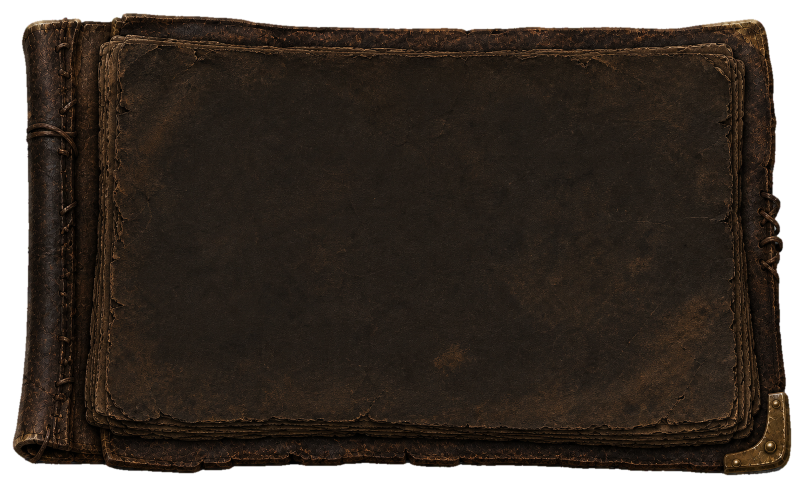
#> input picture assets/source/chat/frame-full-v1/ChatBookFrame_Full_V1_r1.png, 1608 x 978 px (shown at 1/2 size)
$ python build_chat_full_frame_v1_runtime.py
#> lines starting #> are read from the running program, lines starting #| are printed output that depends on the picture
#!/usr/bin/env python3
"""Export the accepted CHAT.FRAME.FULL.V1 source for Turtle WoW.

The accepted 1608x978 RGBA source is immutable.  This tool only validates its
identity, proportionally resamples the whole frame into the established V3
nine-slice atlas geometry, writes a power-of-two TGA, and records the exact
crop/UV/runtime contract.  It never redraws or mixes pixels from another frame.
"""

from __future__ import annotations

import argparse
import hashlib
import json
from pathlib import Path
from typing import Any

from PIL import Image


ROOT = Path(__file__).resolve().parents[1]
SOURCE = (
    ROOT
    / "assets"
    / "source"
    / "chat"
    / "frame-full-v1"
    / "ChatBookFrame_Full_V1_r1.png"
)
RUNTIME = (
    ROOT
    / "addon"
    / "AzerothExpeditionUI"
    / "Media"
    / "Chat"
    / "ChatBookFrameFullV1.tga"
)
RUNTIME_MANIFEST = (
    ROOT
    / "assets"
    / "source"
    / "chat"
    / "frame-full-v1"
    / "ChatBookFrame_Full_V1_RuntimeManifest_v1.json"
)
ARTIFACT_DIR = (
    ROOT
    / "generated"
    / "chat"
    / "core"
    / "CHAT.FRAME.FULL.V1"
    / "runtime-v1"
)

SOURCE_SHA256 = (
    "a97d9c5fa055a119cd5ea7809bdaa51460cddb9674355efcec35f98f6cd2c673"
)
SOURCE_SIZE = (1608, 978)
SOURCE_VISIBLE_BBOX = (24, 25, 1584, 952)
ATLAS_SIZE = (1024, 1024)
ATLAS_CONTENT_SIZE = (1024, 623)
SOURCE_NINE_SLICE_CUTS = (215, 100, 1485, 860)
ATLAS_NINE_SLICE_CUTS = {
    "left": 137,
    "top": 64,
    "right": 946,
    "bottom": 548,
    "content_bottom": 623,
}
RUNTIME_CAPS = {"left": 30, "right": 30, "top": 28, "bottom": 28}
CONTENT_SAFE_INSETS = {"left": 30, "right": 30, "top": 32, "bottom": 40}
SUPPORTED_FRAME_SIZES = ((440, 320), (540, 420))
PAPER_CONTRAST_PROXY_RGB = (48, 36, 27)
INLINE_CONTRAST_TARGET = 4.8
LOW_ALPHA_RINGING_LIMIT = 16
RESAMPLE = Image.Resampling.LANCZOS

# This palette is the user-confirmed dark-paper direction.  The saturated
# colors are unglowed Vanilla display colors, not baked pixels.
TEXT_PALETTE_RGB = {
    "say": (201, 185, 144),
    "channel": (255, 192, 192),
    "system": (255, 255, 0),
    "guild": (64, 255, 64),
    "party": (170, 170, 255),
    "raid": (255, 127, 0),
    "whisper": (255, 128, 255),
    "danger": (255, 86, 86),
    "emote": (255, 127, 63),
}


def sha256(path: Path) -> str:
    digest = hashlib.sha256()
    with path.open("rb") as handle:
        for chunk in iter(lambda: handle.read(1024 * 1024), b""):
            digest.update(chunk)
    return digest.hexdigest()


def display_path(path: Path) -> str:
    resolved = path.resolve()
    try:
        return resolved.relative_to(ROOT).as_posix()
    except ValueError:
        return str(resolved)


def alpha_evidence(image: Image.Image) -> dict[str, Any]:
    alpha = image.getchannel("A")
    histogram = alpha.histogram()
    bbox = alpha.getbbox()
    exact_green = 0
    dominant_green = 0
    pixels = (
        image.get_flattened_data()
        if hasattr(image, "get_flattened_data")
        else image.getdata()
    )
    for red, green, blue, pixel_alpha in pixels:
        if pixel_alpha == 0:
            continue
        if red <= 4 and green >= 251 and blue <= 4:
            exact_green += 1
        if green >= 128 and green >= red + 32 and green >= blue + 32:
            dominant_green += 1
    return {
        "visible_bbox_exclusive": list(bbox) if bbox else None,
        "transparent_pixels": histogram[0],
        "partially_transparent_pixels": sum(histogram[1:255]),
        "opaque_pixels": histogram[255],
        "pure_green_visible_pixels": exact_green,
        "visible_green_spill_pixels": dominant_green,
    }


def validate_source(path: Path, image: Image.Image) -> None:
    if sha256(path) != SOURCE_SHA256:
        raise ValueError("frame source SHA-256 does not match the accepted P4 source")
    if image.size != SOURCE_SIZE or image.mode != "RGBA":
        raise ValueError(
            f"frame source must be {SOURCE_SIZE} RGBA, got {image.size} {image.mode}"
        )
    bbox = image.getchannel("A").getbbox()
    if bbox != SOURCE_VISIBLE_BBOX:
        raise ValueError(
            f"frame source visible bbox must be {SOURCE_VISIBLE_BBOX}, got {bbox}"
        )
    minimum, maximum = image.getchannel("A").getextrema()
    if (minimum, maximum) != (0, 255):
        raise ValueError("frame source must contain transparent and opaque pixels")


def clear_low_alpha_green_ringing(image: Image.Image) -> dict[str, int]:
    """Remove only impossible green Lanczos ringing from the soft outline.

    The accepted source has no visible dominant-green pixels.  Straight-alpha
    Lanczos can nevertheless create clipped green RGB values at very low
    Alpha.  Clearing RGB for those pixels preserves Alpha and every authored
    visible pixel while preventing a colored fringe in the serialized TGA.
    """

    pixels = image.load()
    cleared = 0
    highest_alpha = 0
    for y in range(image.height):
        for x in range(image.width):
            red, green, blue, alpha = pixels[x, y]
            if (
                0 < alpha <= LOW_ALPHA_RINGING_LIMIT
                and green >= 128
                and green >= red + 32
                and green >= blue + 32
            ):
                pixels[x, y] = (0, 0, 0, alpha)
                cleared += 1
                highest_alpha = max(highest_alpha, alpha)
    return {
        "cleared_pixel_count": cleared,
        "highest_affected_alpha": highest_alpha,
        "alpha_limit": LOW_ALPHA_RINGING_LIMIT,
    }


def build_atlas(source: Image.Image) -> tuple[Image.Image, dict[str, int]]:
    resized = source.resize(ATLAS_CONTENT_SIZE, RESAMPLE)
    ringing_cleanup = clear_low_alpha_green_ringing(resized)
    atlas = Image.new("RGBA", ATLAS_SIZE, (0, 0, 0, 0))
    atlas.alpha_composite(resized, (0, 0))
    return atlas, ringing_cleanup


def build_frame(atlas: Image.Image, size: tuple[int, int]) -> Image.Image:
    target_width, target_height = size
    if target_width <= RUNTIME_CAPS["left"] + RUNTIME_CAPS["right"]:
        raise ValueError(f"frame width is below the nine-slice minimum: {size}")
    if target_height <= RUNTIME_CAPS["top"] + RUNTIME_CAPS["bottom"]:
        raise ValueError(f"frame height is below the nine-slice minimum: {size}")

    source_x = (
        0,
        ATLAS_NINE_SLICE_CUTS["left"],
        ATLAS_NINE_SLICE_CUTS["right"],
        ATLAS_SIZE[0],
    )
    source_y = (
        0,
        ATLAS_NINE_SLICE_CUTS["top"],
        ATLAS_NINE_SLICE_CUTS["bottom"],
        ATLAS_NINE_SLICE_CUTS["content_bottom"],
    )
    target_x = (
        0,
        RUNTIME_CAPS["left"],
        target_width - RUNTIME_CAPS["right"],
        target_width,
    )
    target_y = (
        0,
        RUNTIME_CAPS["top"],
        target_height - RUNTIME_CAPS["bottom"],
        target_height,
    )
    output = Image.new("RGBA", size, (0, 0, 0, 0))
    for row in range(3):
        for column in range(3):
            source_box = (
                source_x[column],
                source_y[row],
                source_x[column + 1],
                source_y[row + 1],
            )
            target_box = (
                target_x[column],
                target_y[row],
                target_x[column + 1],
                target_y[row + 1],
            )
            patch = atlas.crop(source_box).resize(
                (
                    target_box[2] - target_box[0],
                    target_box[3] - target_box[1],
                ),
                RESAMPLE,
            )
            output.alpha_composite(patch, (target_box[0], target_box[1]))
    return output


def save_tga(image: Image.Image, path: Path) -> None:
    if image.mode != "RGBA" or image.size != ATLAS_SIZE:
        raise ValueError(f"runtime atlas must be {ATLAS_SIZE} RGBA")
    path.parent.mkdir(parents=True, exist_ok=True)
    image.save(path, format="TGA")


def save_png(image: Image.Image, path: Path) -> None:
    path.parent.mkdir(parents=True, exist_ok=True)
    image.save(path, format="PNG", optimize=False, compress_level=9)


def normalized_uv() -> dict[str, float]:
    return {
        "left": ATLAS_NINE_SLICE_CUTS["left"] / ATLAS_SIZE[0],
        "right": ATLAS_NINE_SLICE_CUTS["right"] / ATLAS_SIZE[0],
        "top": ATLAS_NINE_SLICE_CUTS["top"] / ATLAS_SIZE[1],
        "bottom_inner": ATLAS_NINE_SLICE_CUTS["bottom"] / ATLAS_SIZE[1],
        "content_bottom": (
            ATLAS_NINE_SLICE_CUTS["content_bottom"] / ATLAS_SIZE[1]
        ),
    }


def build_manifest(
    source_path: Path,
    source: Image.Image,
    runtime_path: Path,
    atlas: Image.Image,
    artifact_dir: Path,
    ringing_cleanup: dict[str, int],
) -> dict[str, Any]:
    return {
        "schema_version": 1,
        "module": "chat",
        "batch": "CHAT.FRAME.FULL.V1",
        "accepted_version": "CHAT.FRAME.FULL.V1.r1 attempt 2",
        "runtime_contract": "1.19",
        "status": "runtime-exported",
        "single_chat_frame": True,
        "source": {
            "file": display_path(source_path),
            "sha256": sha256(source_path),
            "width": source.width,
            "height": source.height,
            "mode": source.mode,
            **alpha_evidence(source),
        },
        "deterministic_export": {
            "operation": (
                "proportional whole-source LANCZOS resize to 1024x623; "
                "RGB clearing only for impossible dominant-green ringing at "
                "Alpha <=16; top-left placement on a transparent 1024x1024 "
                "atlas; and RGBA TGA serialization"
            ),
            "foreign_source_pixels_mixed": False,
            "redraw": False,
            "low_alpha_ringing_cleanup": ringing_cleanup,
            "source_nine_slice_cuts": list(SOURCE_NINE_SLICE_CUTS),
            "atlas_content_size": list(ATLAS_CONTENT_SIZE),
            "atlas_nine_slice_cuts": ATLAS_NINE_SLICE_CUTS,
            "normalized_uv": normalized_uv(),
            "runtime_caps_ltrb": [
                RUNTIME_CAPS["left"],
                RUNTIME_CAPS["top"],
                RUNTIME_CAPS["right"],
                RUNTIME_CAPS["bottom"],
            ],
            "content_safe_insets_ltrb": [
                CONTENT_SAFE_INSETS["left"],
                CONTENT_SAFE_INSETS["top"],
                CONTENT_SAFE_INSETS["right"],
                CONTENT_SAFE_INSETS["bottom"],
            ],
            "supported_frame_sizes": [list(item) for item in SUPPORTED_FRAME_SIZES],
        },
        "runtime_export": {
            "file": display_path(runtime_path),
            "sha256": sha256(runtime_path),
            "width": atlas.width,
            "height": atlas.height,
            "mode": atlas.mode,
            "logical_sampled_bbox": [0, 0, 1024, 623],
            **alpha_evidence(atlas),
        },
        "adapter": {
            "file": "addon/AzerothExpeditionUI/Modules/Chat.lua",
            "runtime_owner": "pfUI.chat.left / pfChatLeft",
            "texture_instances": 9,
            "right_frame_instances": 0,
            "fallback": "retained ChatBookFrameV3.tga and native/pfUI behavior",
        },
        "text_readability": {
            "paper_contrast_proxy_rgb": list(PAPER_CONTRAST_PROXY_RGB),
            "paper_proxy_role": "90th-percentile common reading-field luminance",
            "inline_contrast_target": INLINE_CONTRAST_TARGET,
            "palette_rgb": {
                key: list(value) for key, value in TEXT_PALETTE_RGB.items()
            },
            "unknown_inline_rule": (
                "preserve colors already meeting contrast; otherwise mix the "
                "minimum amount toward white until the target is reached"
            ),
            "outline": False,
            "shadow": False,
            "glow": False,
        },
        "review_artifacts": {
            "atlas_png": display_path(
                artifact_dir / "ChatBookFrameFullV1_RuntimeAtlas.png"
            ),
            "assembled_440x320": display_path(
                artifact_dir / "ChatBookFrameFullV1_440x320.png"
            ),
            "assembled_540x420": display_path(
                artifact_dir / "ChatBookFrameFullV1_540x420.png"
            ),
            "real_layout_spec": (
                "tools/specs/chat_full_frame_runtime_preview_v1.json"
            ),
            "display_region_contract": (
                "tools/specs/chat_full_frame_runtime_display_region_v1.json"
            ),
        },
        "forbidden_runtime_uses": [
            "do not load the accepted 1608x978 source directly in game",
            "do not use one stretched full-frame texture instead of nine slices",
            "do not mix pixels from the V3 frame or rejected paper donor",
            "do not bake tabs, text, input, unread, buttons or legacy panels",
            "do not instantiate a right-side chat book",
        ],
    }


def parse_args() -> argparse.Namespace:
    parser = argparse.ArgumentParser()
    parser.add_argument("--source", type=Path, default=SOURCE)
    parser.add_argument("--runtime", type=Path, default=RUNTIME)
    parser.add_argument("--manifest", type=Path, default=RUNTIME_MANIFEST)
    parser.add_argument("--artifact-dir", type=Path, default=ARTIFACT_DIR)
    return parser.parse_args()


def main() -> None:
    args = parse_args()
    source = Image.open(args.source).convert("RGBA")
#> source is the input picture: PIL image 1608x978 RGBA; mean R, G, B, A 34.4, 26.3, 19.5, 216.7
    validate_source(args.source, source)
#> in validate_source, `bbox = image.getchannel("A").getbbox()`: bbox = (24, 25, 1584, 952)
#> in validate_source, `minimum, maximum = image.getchannel("A").getextrema()`: minimum = 0; maximum = 255
    atlas, ringing_cleanup = build_atlas(source)
#> in build_atlas, `resized = source.resize(ATLAS_CONTENT_SIZE, RESAMPLE)`:
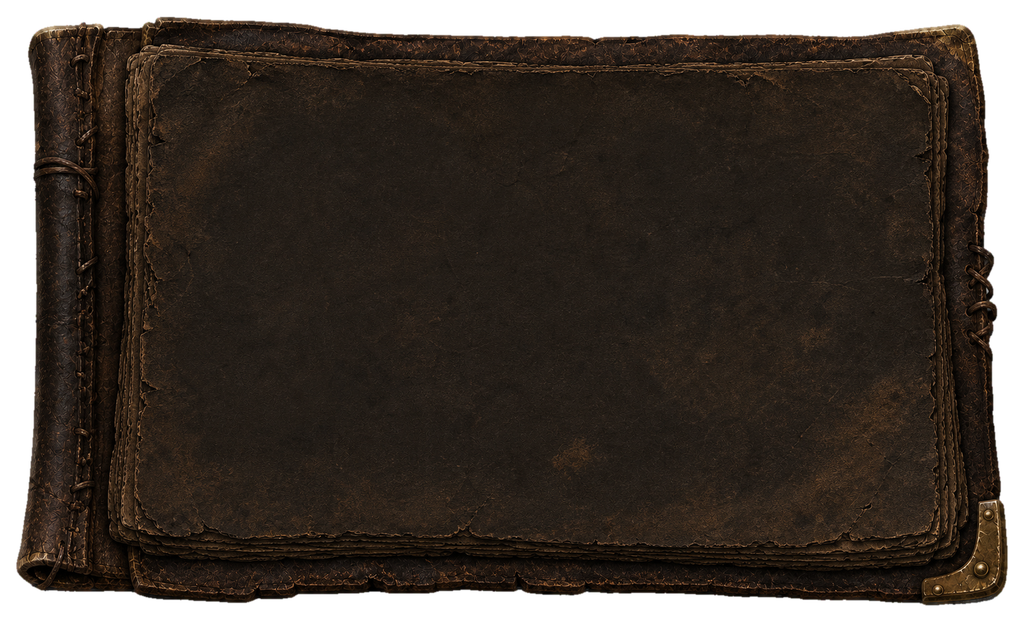
#> resized: PIL image 1024x623 RGBA; mean R, G, B, A 34.4, 26.3, 19.5, 216.7; transparent parts drawn white
#> after the loop in clear_low_alpha_green_ringing, `for y in range(image.height):`: cleared = 50
#> in build_atlas, `ringing_cleanup = clear_low_alpha_green_ringing(resized)`: ringing_cleanup = {'cleared_pixel_count': 50, 'highest_affected_alpha': 13, 'alpha_limit': 16}
#> in build_atlas, `atlas = Image.new("RGBA", ATLAS_SIZE, (0, 0, 0, 0))`: atlas: PIL image 1024x1024 RGBA; every value is 0
#> in build_atlas, `atlas.alpha_composite(resized, (0, 0))`:
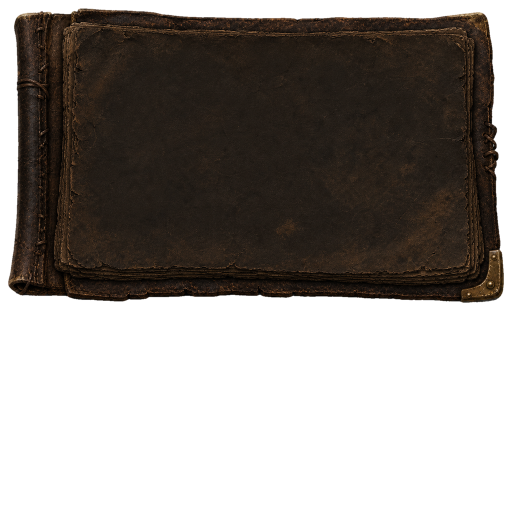
#> atlas: PIL image 1024x1024 RGBA (shown at 1/2 size); mean R, G, B, A 20.9, 16, 11.8, 131.9; transparent parts drawn white
    save_tga(atlas, args.runtime)

    save_png(atlas, args.artifact_dir / "ChatBookFrameFullV1_RuntimeAtlas.png")
    save_png(
        build_frame(atlas, SUPPORTED_FRAME_SIZES[0]),
        args.artifact_dir / "ChatBookFrameFullV1_440x320.png",
    )
#> in build_frame, `output = Image.new("RGBA", size, (0, 0, 0, 0))`: output: PIL image 440x320 RGBA; every value is 0
#> after the loop in build_frame, `for row in range(3):`:
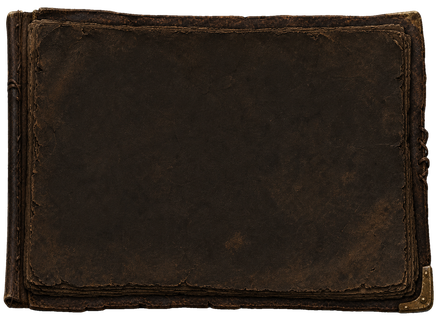
#> output: PIL image 440x320 RGBA; mean R, G, B, A 36.1, 27.7, 20.6, 225.7; transparent parts drawn white
#> after the loop in build_frame, `for row in range(3):`:
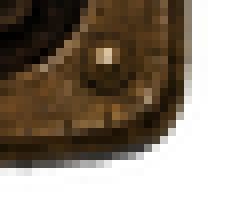
#> patch: PIL image 30x28 RGBA (shown 8 times larger); mean R, G, B, A 40.7, 28.6, 15.5, 139; transparent parts drawn white
    save_png(
        build_frame(atlas, SUPPORTED_FRAME_SIZES[1]),
        args.artifact_dir / "ChatBookFrameFullV1_540x420.png",
    )
#> call 2 of build_frame, with size = (540, 420)
#> in build_frame (call 2), `output = Image.new("RGBA", size, (0, 0, 0, 0))`: output: PIL image 540x420 RGBA; every value is 0
#> after the loop in build_frame (call 2), `for row in range(3):`:
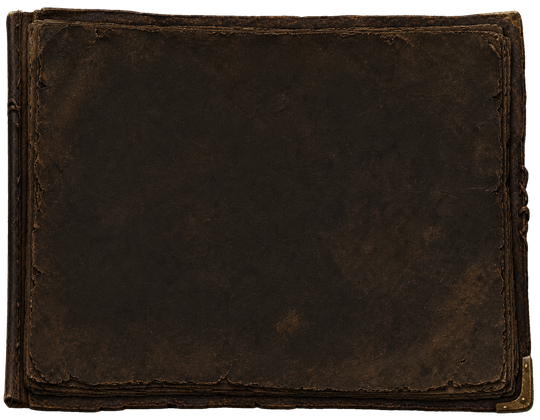
#> output: PIL image 540x420 RGBA; mean R, G, B, A 36.7, 28.4, 21.2, 231.9; transparent parts drawn white

    manifest = build_manifest(
        args.source,
        source,
        args.runtime,
        atlas,
        args.artifact_dir,
        ringing_cleanup,
    )
#> in alpha_evidence, `alpha = image.getchannel("A")`:
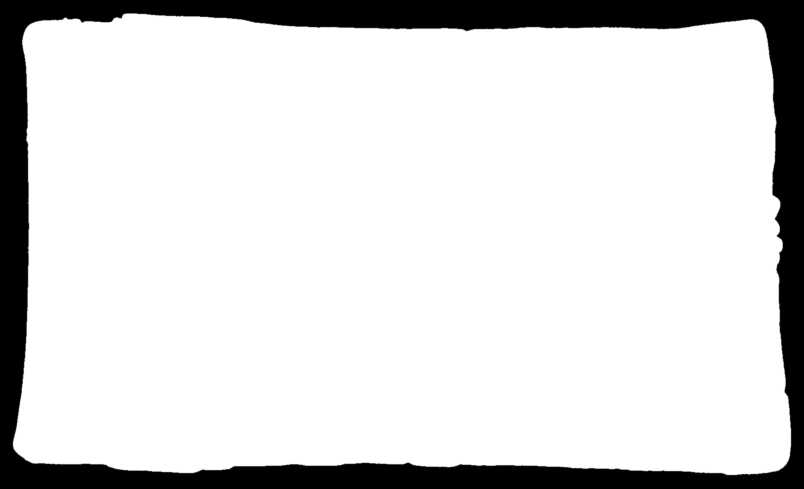
#> alpha: PIL image 1608x978 L (shown at 1/2 size); min 0, max 255, mean 216.7
#> in alpha_evidence, `histogram = alpha.histogram()`: histogram = 256 values, max 1325523 at index 255, min 10 at index 52, mean 6143.1
#> in alpha_evidence, `bbox = alpha.getbbox()`: bbox = (24, 25, 1584, 952)
#> after the loop in alpha_evidence, `for red, green, blue, pixel_alpha in pixels:`: dominant_green = 0
#> in alpha_evidence (call 2), `alpha = image.getchannel("A")`:
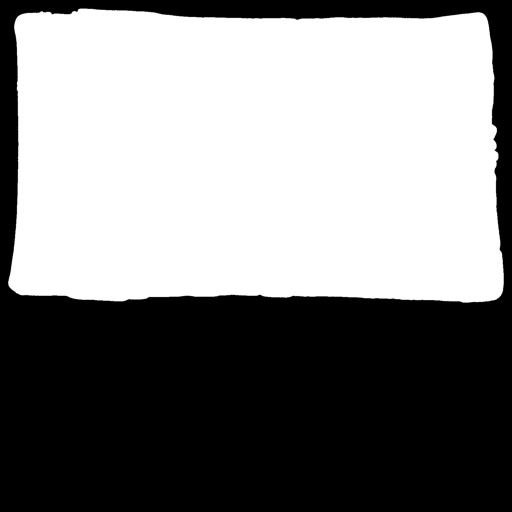
#> alpha: PIL image 1024x1024 L (shown at 1/2 size); min 0, max 255, mean 131.9
#> in alpha_evidence (call 2), `histogram = alpha.histogram()`: histogram = 256 values, max 536390 at index 255, min 3 at index 81, mean 4096
#> in alpha_evidence (call 2), `bbox = alpha.getbbox()`: bbox = (14, 14, 1010, 608)
#> after the loop in alpha_evidence (call 2), `for red, green, blue, pixel_alpha in pixels:`: dominant_green = 0
#> manifest = 14 items
    args.manifest.parent.mkdir(parents=True, exist_ok=True)
    args.manifest.write_text(
        json.dumps(manifest, ensure_ascii=False, indent=2) + "\n",
        encoding="utf-8",
    )
    print(json.dumps(manifest, ensure_ascii=False))
#> (printed output is left out)


if __name__ == "__main__":
    main()
